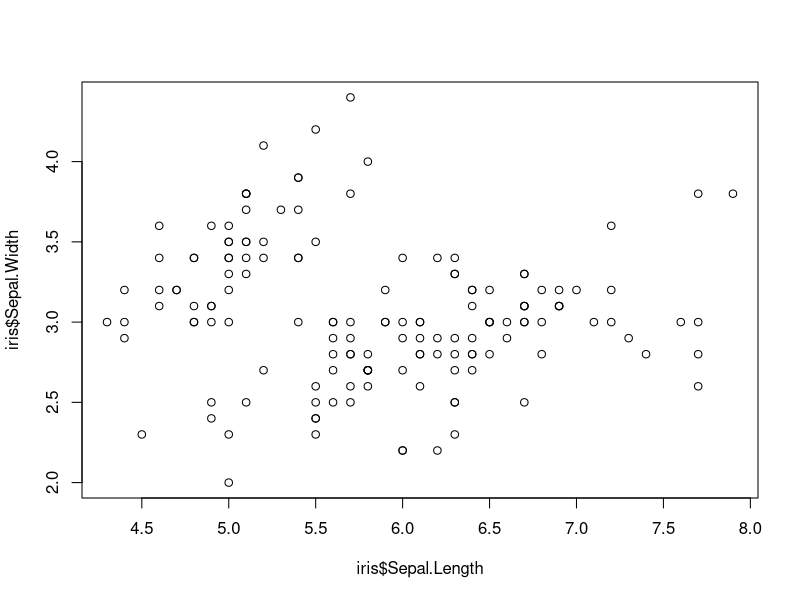
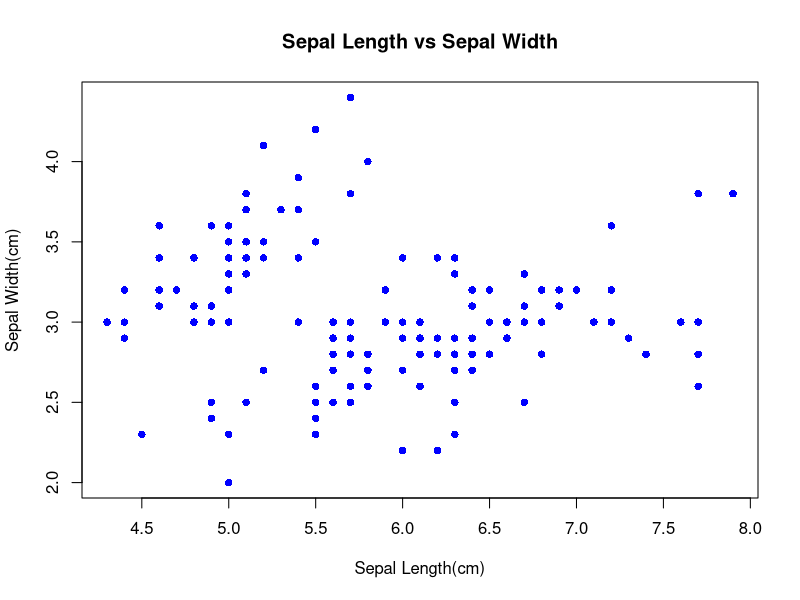
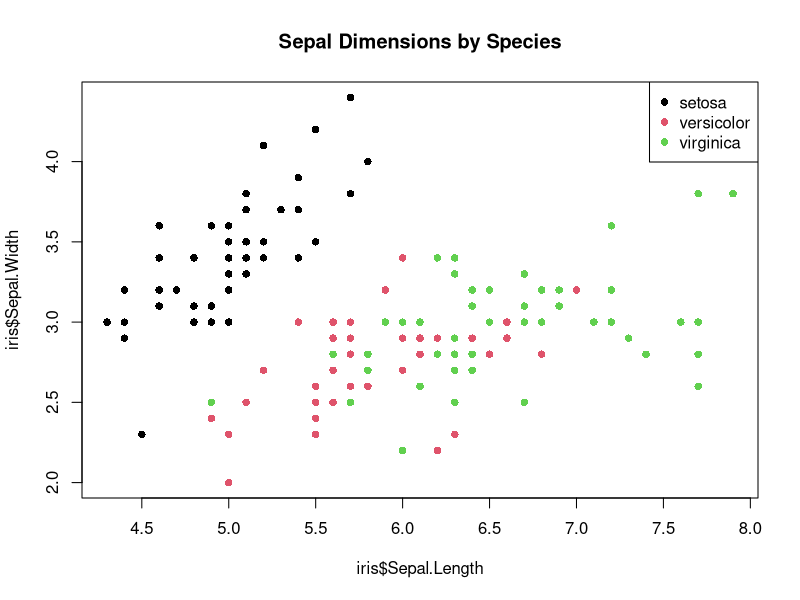
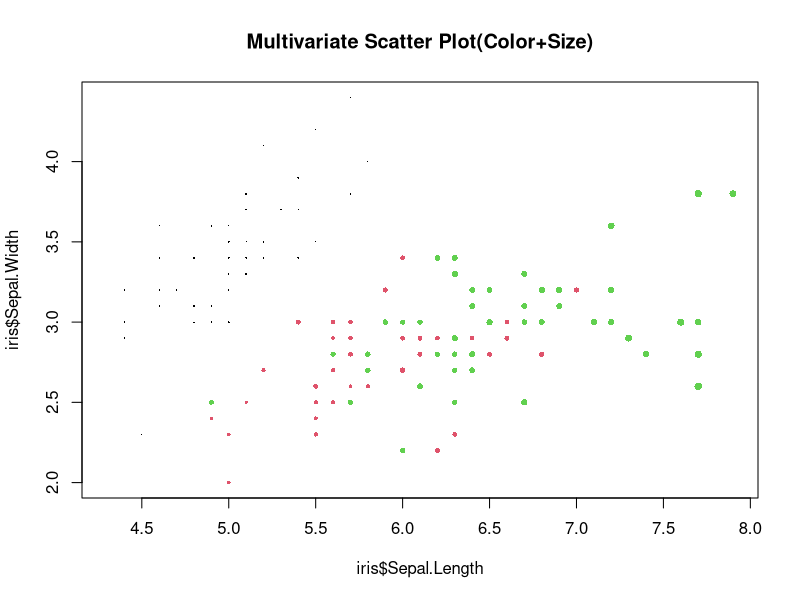
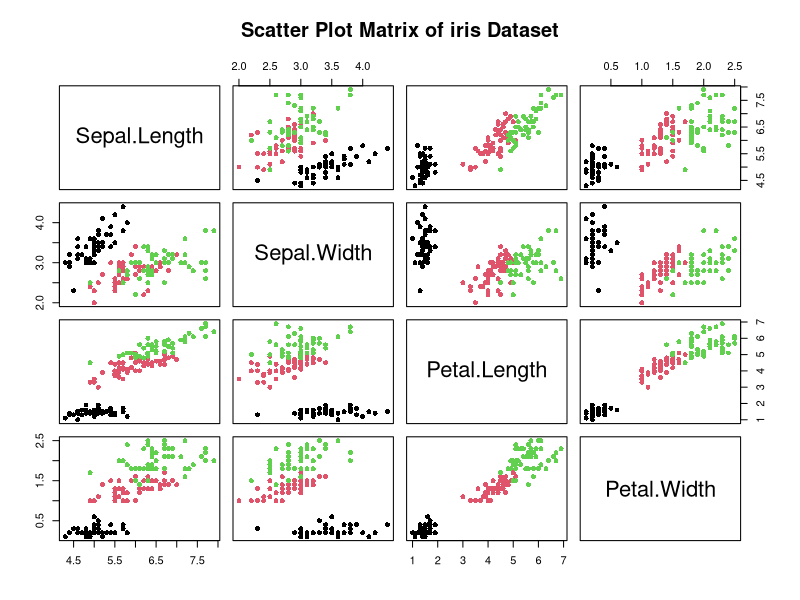
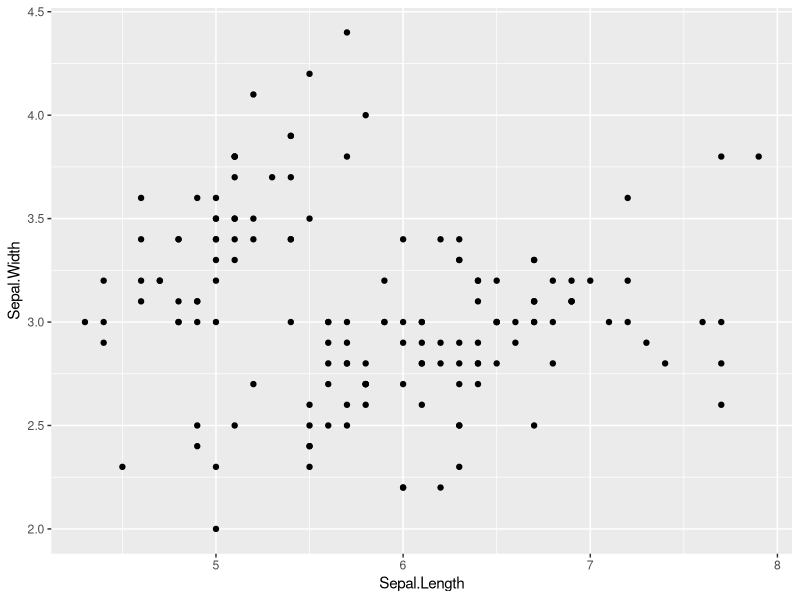
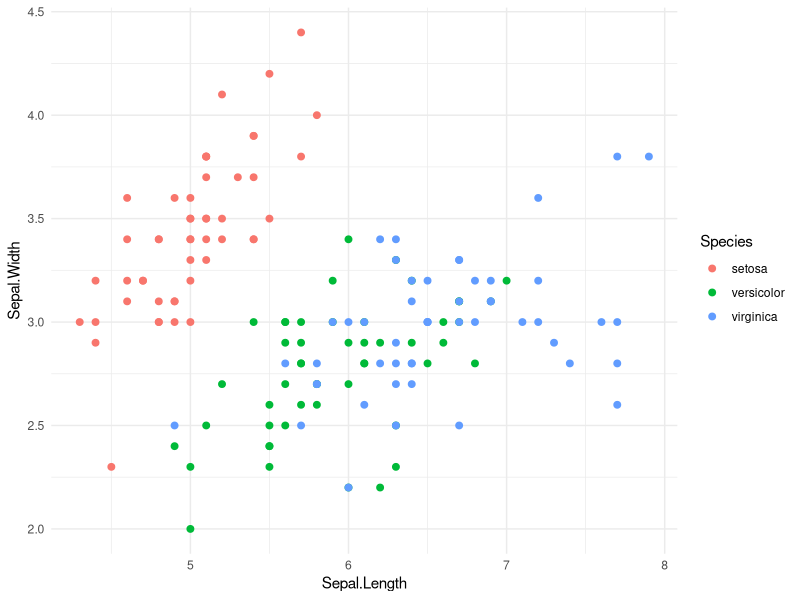
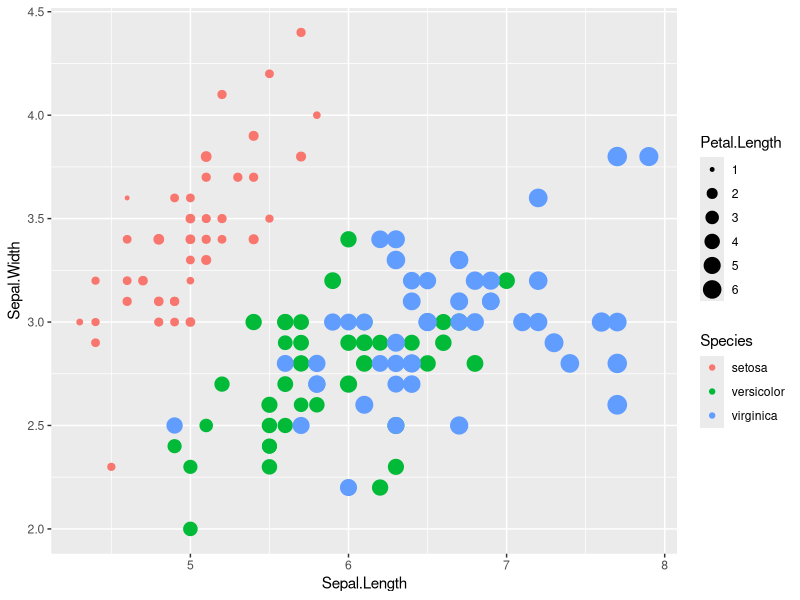

Write R code to recreate these figures, in order.
#Load & Understand the iris Dataset
data(iris)
str(iris)
View(iris)

#Basic Scatter Plot: Sepal Length vs Sepal Width
plot(iris$Sepal.Length,iris$Sepal.Width)

#Labeled Scatter Plot
plot(
  iris$Sepal.Length,
  iris$Sepal.Width,
  main = "Sepal Length vs Sepal Width",
  xlab = "Sepal Length(cm)",
  ylab = "Sepal Width(cm)",
  col = "blue",
  pch = 16
)

#Colored Scatter Plot by Species
plot(
  iris$Sepal.Length,
  iris$Sepal.Width,
  col = as.numeric(iris$Species),
  pch = 16,
  main = "Sepal Dimensions by Species"
)

legend(
  "topright",
  legend = levels(iris$Species),
  col = 1:3,
  pch = 16
)

#Multivariate Scatter
#Add size as a third variable
plot(
  iris$Sepal.Length,
  iris$Sepal.Width,
  col = as.numeric(iris$Species),
  pch = 16,
  cex = iris$Petal.Length/max(iris$Petal.Length),
  main = "Multivariate Scatter Plot(Color+Size)"
)

#Scatter Plot Matrix
#All numeric variables against each other
pairs(
  iris[,1:4],
  col = as.numeric(iris$Species),
  pch = 16,
  main = "Scatter Plot Matrix of iris Dataset"
)


#Using ggplot2

#load ggplot2
library(ggplot2)

#Basic Scatter Plot
ggplot(iris, aes(x=Sepal.Length, y=Sepal.Width))+
  geom_point()

#Colored Scatter by Species
ggplot(iris, aes(x=Sepal.Length,y=Sepal.Width,color=Species))+
  geom_point(size=2)+
  theme_minimal()

#Multivariate Scatter Plot
#Color + Size encoding
ggplot(
  iris,
  aes(x=Sepal.Length,
      y=Sepal.Width,
      color = Species,
      size = Petal.Length)
)+
  geom_point()

#Faceted Scatter Plot
#One Scatter plot per species
ggplot(iris, aes(x = Sepal.Length, y = Sepal.Width)) +   
  geom_point(color = "steelblue") +   
  facet_wrap(~Species) +   
  theme_minimal() 

# Scatter Plot Matrix 
# Using  (extension of ggplot2) 
library(GGally) 

ggpairs( 
  iris, 
  columns = 1:4,   aes(color = Species, alpha = 0.6) 
)
